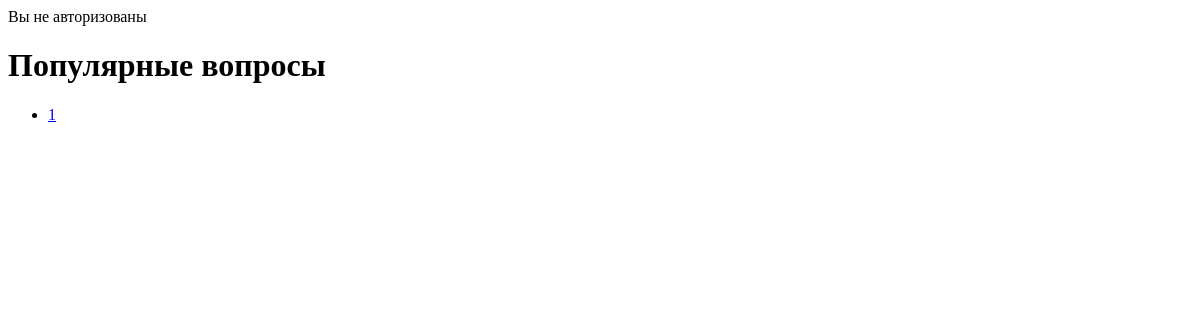
The page /popular/ on the database as committed earlier.
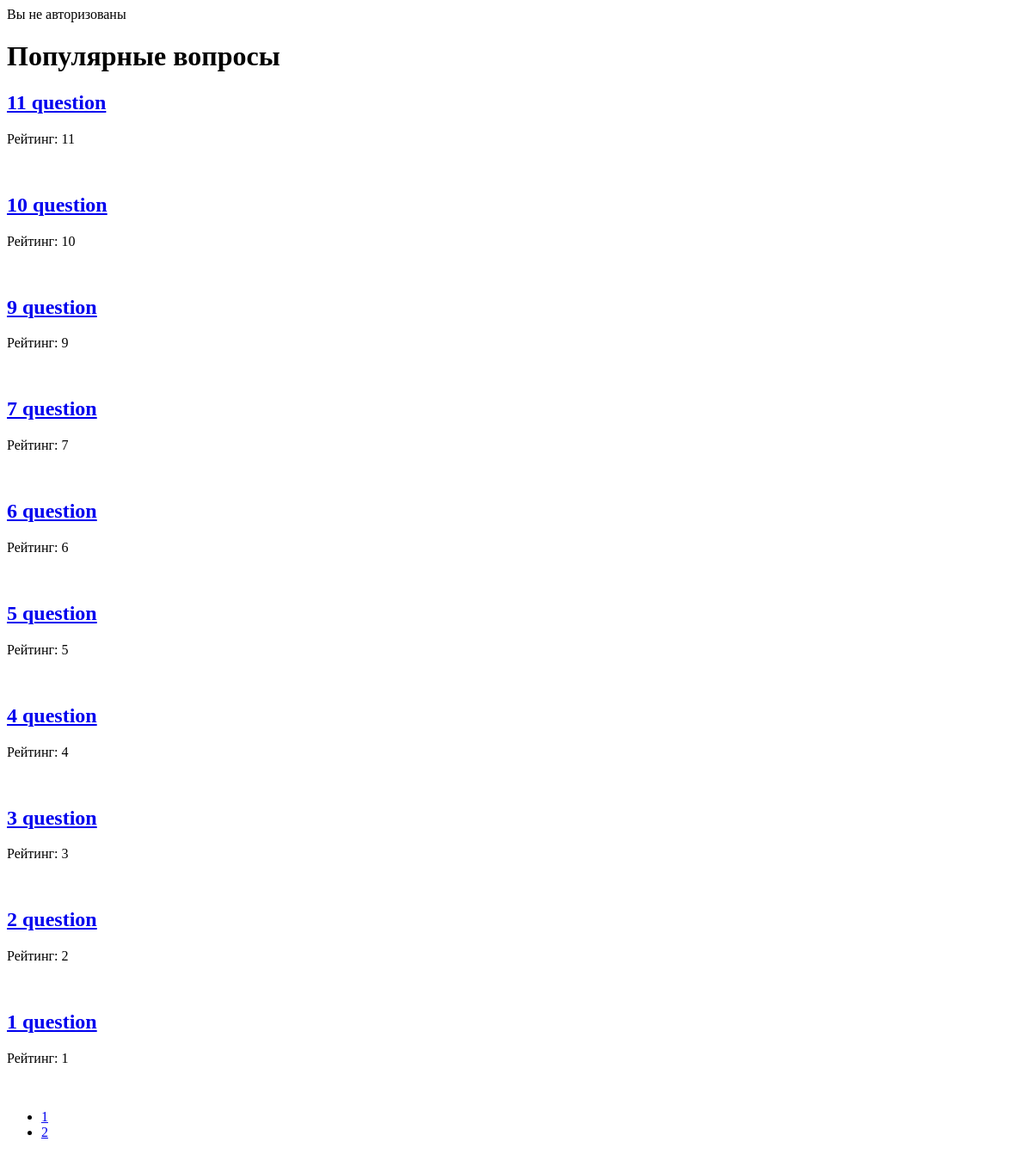
The same page on the database as committed later.
### qa/models.py (models this page shows, shortened)
class Question(models.Model):
    objects = QuestionManager()
    title = models.CharField(max_length=100)
    text = models.TextField(blank=True)
    added_at = models.DateField(auto_now_add=True)
    rating = models.IntegerField(default=0)
    author = models.ForeignKey(User, related_name='questions_is_author')
    likes = models.ManyToManyField(User, related_name='questions_likes', blank=True)
    def get_url(self):
        return reverse('one_question', kwargs={'question_id': self.id})

### qa/views.py (the view)
# urls.py: url(r'^popular/', popular, name='popular'),
@require_GET
def popular(request):
    questions = Question.objects.popular()
    paginator, page = paginate(request, questions)
    paginator.baseurl = '/popular/?page='
    return render(request, 'popular.html', {
        'questions': page.object_list,
        'paginator': paginator,
        'page': page,
        'auth': auth_output(request.user)
    })

### qa/models.py (called while the page is built)
    def popular(self):
        return self.order_by('-rating')

### qa/views.py (called while the page is built)
def paginate(req, qs):
    limit = 10
    try:
        page_numb = int(req.GET.get('page', 1))
    except ValueError:
        raise Http404
    if page_numb <= 0:
        page_numb = 1
    paginator = Paginator(qs, limit)
    try:
        page = paginator.page(page_numb)
    except EmptyPage:
        page = paginator.page(paginator.num_pages)
    return paginator, page

def auth_output(user):
    if user.is_authenticated:
        return "Вы авторизованы как " + user.get_username()
    else:
        return "Вы не авторизованы"

### qa/templates/popular.html (shortened to what this page needs)
<!DOCTYPE html>
<html>
<head>
</head>
<body>
<div>
    {{ auth }}
    <h1>Популярные вопросы</h1>
    {% for q in questions %}
        <h2><a href="{{ q.get_url }}">{{ q.title }}</a></h2>
        <p>Рейтинг: {{ q.rating }}</p>
        <br>
    {% endfor %}
</div>
<nav>
    <ul class="pagination">
        {% for p in paginator.page_range %}
            {% if p == page.number %}
                <li class="active">
                    {% else %}
                <li>
            {% endif %}
        <a href="{{ paginator.baseurl }}{{ p }}">{{ p }}</a>
        </li>
        {% endfor %}
    </ul>
</nav>
</body>
</html>

Rows that differ between the two databases and show on the page:
added Question: title "11 question", rating "11"
added Question: title "10 question", rating "10"
added Question: title "9 question", rating "9"
added Question: title "7 question", rating "7"
added Question: title "6 question", rating "6"
added Question: title "5 question", rating "5"
added Question: title "4 question", rating "4"
added Question: title "3 question", rating "3"
added Question: title "2 question", rating "2"
added Question: title "1 question", rating "1"
Other text that changed with them:
new list line: "2"
